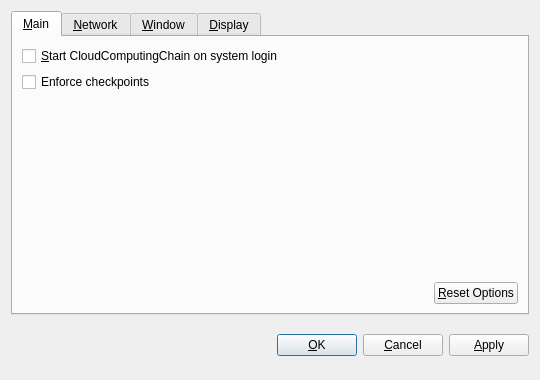
<?xml version="1.0" encoding="UTF-8"?>
<ui version="4.0">
 <class>OptionsDialog</class>
 <widget class="QDialog" name="OptionsDialog">
  <property name="geometry">
   <rect>
    <x>0</x>
    <y>0</y>
    <width>540</width>
    <height>380</height>
   </rect>
  </property>
  <property name="windowTitle">
   <string>Options</string>
  </property>
  <property name="modal">
   <bool>true</bool>
  </property>
  <layout class="QVBoxLayout" name="verticalLayout">
   <item>
    <widget class="QTabWidget" name="tabWidget">
     <property name="tabPosition">
      <enum>QTabWidget::North</enum>
     </property>
     <property name="currentIndex">
      <number>0</number>
     </property>
     <widget class="QWidget" name="tabMain">
      <attribute name="title">
       <string>&amp;Main</string>
      </attribute>
      <layout class="QVBoxLayout" name="verticalLayout_Main">
       <item>
        <widget class="QCheckBox" name="CloudComputingChainAtStartup">
         <property name="toolTip">
          <string>Automatically start CloudComputingChain after logging in to the system.</string>
         </property>
         <property name="text">
          <string>&amp;Start CloudComputingChain on system login</string>
         </property>
        </widget>
       </item>
       <item>
        <widget class="QCheckBox" name="checkpointEnforce">
         <property name="toolTip">
          <string>Check this box to follow the centrally issued checkpoints.</string>
         </property>
         <property name="text">
          <string>Enforce checkpoints</string>
         </property>
        </widget>
       </item>
       <item>
        <spacer name="verticalSpacer_Main">
         <property name="orientation">
          <enum>Qt::Vertical</enum>
         </property>
         <property name="sizeHint" stdset="0">
          <size>
           <width>20</width>
           <height>40</height>
          </size>
         </property>
        </spacer>
       </item>
       <item>
        <layout class="QHBoxLayout" name="horizontalLayout_2_Main">
         <item>
          <spacer name="horizontalSpacer_2_Main">
           <property name="orientation">
            <enum>Qt::Horizontal</enum>
           </property>
           <property name="sizeHint" stdset="0">
            <size>
             <width>40</width>
             <height>20</height>
            </size>
           </property>
          </spacer>
         </item>
         <item>
          <widget class="QPushButton" name="resetButton">
           <property name="toolTip">
            <string>Reset all client options to default.</string>
           </property>
           <property name="text">
            <string>&amp;Reset Options</string>
           </property>
           <property name="autoDefault">
            <bool>false</bool>
           </property>
          </widget>
         </item>
        </layout>
       </item>
      </layout>
     </widget>
     <widget class="QWidget" name="tabNetwork">
      <attribute name="title">
       <string>&amp;Network</string>
      </attribute>
      <layout class="QVBoxLayout" name="verticalLayout_Network">
       <item>
        <widget class="QCheckBox" name="mapPortUpnp">
         <property name="toolTip">
          <string>Automatically open the CloudComputingChain client port on the router. This only works when your router supports UPnP and it is enabled.</string>
         </property>
         <property name="text">
          <string>Map port using &amp;UPnP</string>
         </property>
        </widget>
       </item>
       <item>
        <widget class="QCheckBox" name="connectSocks">
         <property name="toolTip">
          <string>Connect to the CloudComputingChain network through a SOCKS proxy (e.g. when connecting through Tor).</string>
         </property>
         <property name="text">
          <string>&amp;Connect through SOCKS proxy:</string>
         </property>
        </widget>
       </item>
       <item>
        <layout class="QHBoxLayout" name="horizontalLayout_Network">
         <item>
          <widget class="QLabel" name="proxyIpLabel">
           <property name="text">
            <string>Proxy &amp;IP:</string>
           </property>
           <property name="textFormat">
            <enum>Qt::PlainText</enum>
           </property>
           <property name="buddy">
            <cstring>proxyIp</cstring>
           </property>
          </widget>
         </item>
         <item>
          <widget class="QValidatedLineEdit" name="proxyIp">
           <property name="maximumSize">
            <size>
             <width>140</width>
             <height>16777215</height>
            </size>
           </property>
           <property name="toolTip">
            <string>IP address of the proxy (e.g. 127.0.0.1)</string>
           </property>
          </widget>
         </item>
         <item>
          <widget class="QLabel" name="proxyPortLabel">
           <property name="text">
            <string>&amp;Port:</string>
           </property>
           <property name="textFormat">
            <enum>Qt::PlainText</enum>
           </property>
           <property name="buddy">
            <cstring>proxyPort</cstring>
           </property>
          </widget>
         </item>
         <item>
          <widget class="QLineEdit" name="proxyPort">
           <property name="maximumSize">
            <size>
             <width>55</width>
             <height>16777215</height>
            </size>
           </property>
           <property name="toolTip">
            <string>Port of the proxy (e.g. 9050)</string>
           </property>
          </widget>
         </item>
         <item>
          <widget class="QLabel" name="socksVersionLabel">
           <property name="text">
            <string>SOCKS &amp;Version:</string>
           </property>
           <property name="textFormat">
            <enum>Qt::PlainText</enum>
           </property>
           <property name="buddy">
            <cstring>socksVersion</cstring>
           </property>
          </widget>
         </item>
         <item>
          <widget class="QValueComboBox" name="socksVersion">
           <property name="toolTip">
            <string>SOCKS version of the proxy (e.g. 5)</string>
           </property>
          </widget>
         </item>
         <item>
          <spacer name="horizontalSpacer_Network">
           <property name="orientation">
            <enum>Qt::Horizontal</enum>
           </property>
           <property name="sizeHint" stdset="0">
            <size>
             <width>40</width>
             <height>20</height>
            </size>
           </property>
          </spacer>
         </item>
        </layout>
       </item>
       <item>
        <spacer name="verticalSpacer_Network">
         <property name="orientation">
          <enum>Qt::Vertical</enum>
         </property>
         <property name="sizeHint" stdset="0">
          <size>
           <width>20</width>
           <height>40</height>
          </size>
         </property>
        </spacer>
       </item>
      </layout>
     </widget>
     <widget class="QWidget" name="tabWindow">
      <attribute name="title">
       <string>&amp;Window</string>
      </attribute>
      <layout class="QVBoxLayout" name="verticalLayout_Window">
       <item>
        <widget class="QCheckBox" name="minimizeToTray">
         <property name="toolTip">
          <string>Show only a tray icon after minimizing the window.</string>
         </property>
         <property name="text">
          <string>&amp;Minimize to the tray instead of the taskbar</string>
         </property>
        </widget>
       </item>
       <item>
        <widget class="QCheckBox" name="minimizeOnClose">
         <property name="toolTip">
          <string>Minimize instead of exit the application when the window is closed. When this option is enabled, the application will be closed only after selecting Quit in the menu.</string>
         </property>
         <property name="text">
          <string>M&amp;inimize on close</string>
         </property>
        </widget>
       </item>
       <item>
        <spacer name="verticalSpacer_Window">
         <property name="orientation">
          <enum>Qt::Vertical</enum>
         </property>
         <property name="sizeHint" stdset="0">
          <size>
           <width>20</width>
           <height>40</height>
          </size>
         </property>
        </spacer>
       </item>
      </layout>
     </widget>
     <widget class="QWidget" name="tabDisplay">
      <attribute name="title">
       <string>&amp;Display</string>
      </attribute>
      <layout class="QVBoxLayout" name="verticalLayout_Display">
       <item>
        <layout class="QHBoxLayout" name="horizontalLayout_1_Display">
         <item>
          <widget class="QLabel" name="langLabel">
           <property name="text">
            <string>User Interface &amp;language:</string>
           </property>
           <property name="textFormat">
            <enum>Qt::PlainText</enum>
           </property>
           <property name="buddy">
            <cstring>lang</cstring>
           </property>
          </widget>
         </item>
         <item>
          <widget class="QValueComboBox" name="lang">
           <property name="toolTip">
            <string>The user interface language can be set here. This setting will take effect after restarting CloudComputingChain.</string>
           </property>
          </widget>
         </item>
        </layout>
       </item>
       <item>
        <layout class="QHBoxLayout" name="horizontalLayout_2_Display">
         <item>
          <widget class="QLabel" name="unitLabel">
           <property name="text">
            <string>&amp;Unit to show amounts in:</string>
           </property>
           <property name="textFormat">
            <enum>Qt::PlainText</enum>
           </property>
           <property name="buddy">
            <cstring>unit</cstring>
           </property>
          </widget>
         </item>
         <item>
          <widget class="QValueComboBox" name="unit">
           <property name="toolTip">
            <string>Choose the default subdivision unit to show in the interface and when sending coins.</string>
           </property>
          </widget>
         </item>
        </layout>
       </item>
       <item>
        <widget class="QCheckBox" name="displayAddresses">
         <property name="toolTip">
          <string>Whether to show CloudComputingChain addresses in the transaction list or not.</string>
         </property>
         <property name="text">
          <string>&amp;Display addresses in transaction list</string>
         </property>
        </widget>
       </item>
       <item>
         <widget class="QCheckBox" name="coinControlFeatures">
           <property name="toolTip">
            <string>Whether to show coin control features or not.</string>
           </property>
           <property name="text">
            <string>Display coin &amp;control features (experts only!)</string>
           </property>
         </widget>
       </item>
       <item>
        <spacer name="verticalSpacer_Display">
         <property name="orientation">
          <enum>Qt::Vertical</enum>
         </property>
         <property name="sizeHint" stdset="0">
          <size>
           <width>20</width>
           <height>40</height>
          </size>
         </property>
        </spacer>
       </item>
      </layout>
     </widget>
    </widget>
   </item>
   <item>
    <layout class="QHBoxLayout" name="horizontalLayout_Buttons">
     <item>
      <spacer name="horizontalSpacer_1">
       <property name="orientation">
        <enum>Qt::Horizontal</enum>
       </property>
       <property name="sizeHint" stdset="0">
        <size>
         <width>40</width>
         <height>48</height>
        </size>
       </property>
      </spacer>
     </item>
     <item>
      <widget class="QLabel" name="statusLabel">
       <property name="font">
        <font>
         <weight>75</weight>
         <bold>true</bold>
        </font>
       </property>
       <property name="text">
        <string/>
       </property>
       <property name="textFormat">
        <enum>Qt::PlainText</enum>
       </property>
       <property name="wordWrap">
        <bool>true</bool>
       </property>
      </widget>
     </item>
     <item>
      <spacer name="horizontalSpacer_2">
       <property name="orientation">
        <enum>Qt::Horizontal</enum>
       </property>
       <property name="sizeHint" stdset="0">
        <size>
         <width>40</width>
         <height>48</height>
        </size>
       </property>
      </spacer>
     </item>
     <item>
      <widget class="QPushButton" name="okButton">
       <property name="text">
        <string>&amp;OK</string>
       </property>
      </widget>
     </item>
     <item>
      <widget class="QPushButton" name="cancelButton">
       <property name="text">
        <string>&amp;Cancel</string>
       </property>
       <property name="autoDefault">
        <bool>false</bool>
       </property>
      </widget>
     </item>
     <item>
      <widget class="QPushButton" name="applyButton">
       <property name="text">
        <string>&amp;Apply</string>
       </property>
       <property name="autoDefault">
        <bool>false</bool>
       </property>
      </widget>
     </item>
    </layout>
   </item>
  </layout>
 </widget>
 <customwidgets>
  <customwidget>
   <class>CloudComputingChainAmountField</class>
   <extends>QSpinBox</extends>
   <header>CloudComputingChainamountfield.h</header>
  </customwidget>
  <customwidget>
   <class>QValueComboBox</class>
   <extends>QComboBox</extends>
   <header>qvaluecombobox.h</header>
  </customwidget>
  <customwidget>
   <class>QValidatedLineEdit</class>
   <extends>QLineEdit</extends>
   <header>qvalidatedlineedit.h</header>
  </customwidget>
 </customwidgets>
 <resources/>
 <connections/>
</ui>
